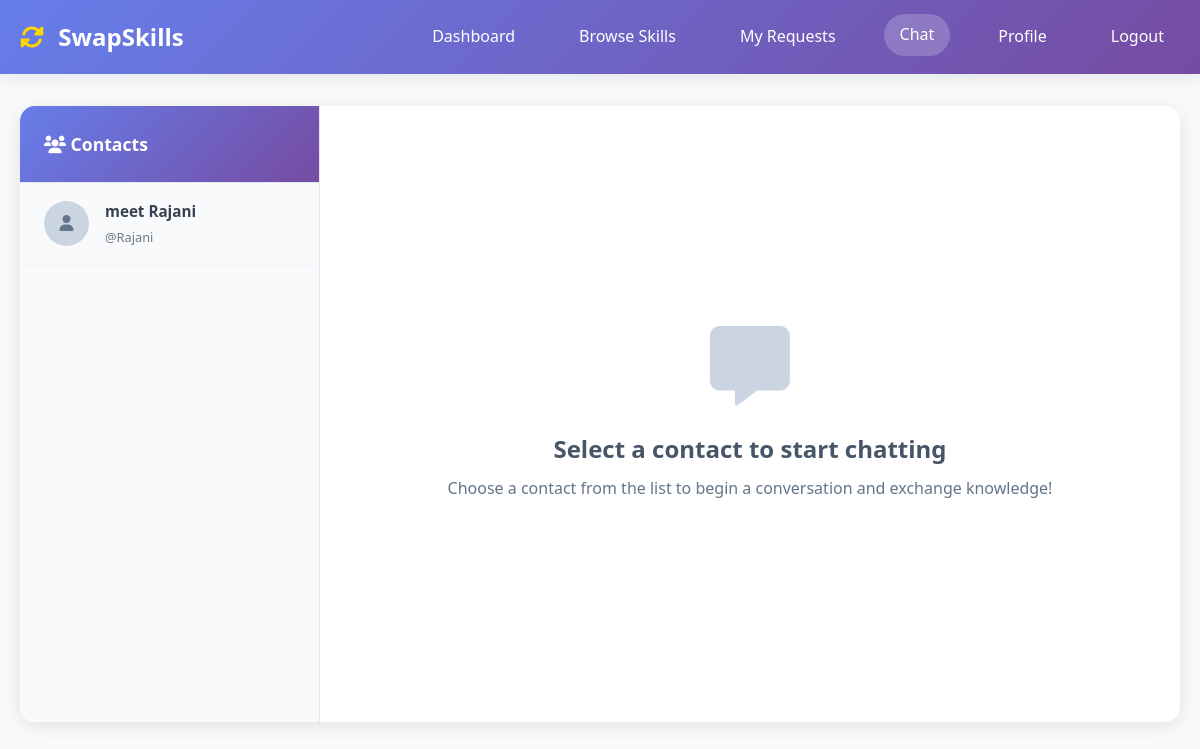
Before: /chat.php (signed in) with the older database file.
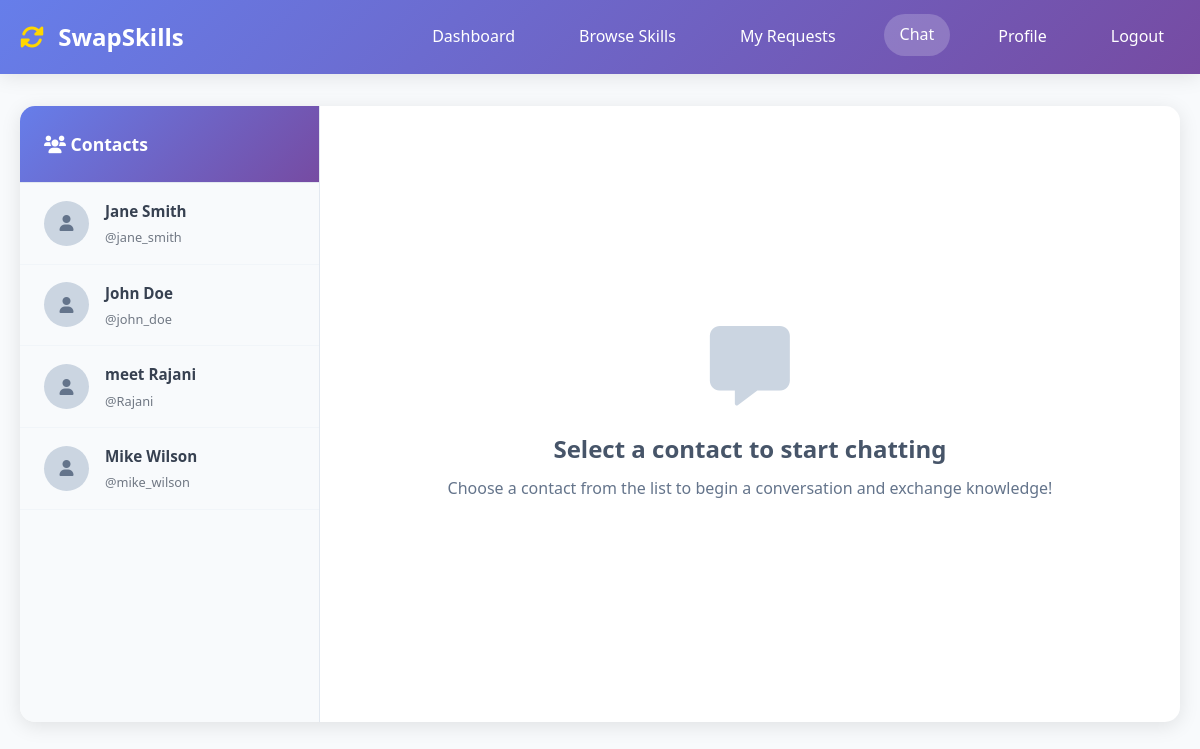
After: the same page with the newer database file.
### tables this page shows
CREATE TABLE `users` (
  `id` int(11) NOT NULL,
  `username` varchar(50) NOT NULL,
  `email` varchar(100) NOT NULL,
  `password` varchar(255) NOT NULL,
  `first_name` varchar(50) DEFAULT NULL,
  `last_name` varchar(50) DEFAULT NULL,
  `profile_image` varchar(255) DEFAULT NULL,
  `location` varchar(100) DEFAULT NULL,
  `availability` text DEFAULT NULL,
  `bio` text DEFAULT NULL,
  `is_public` tinyint(1) DEFAULT 1,
  `is_admin` tinyint(1) DEFAULT 0,
  `is_banned` tinyint(1) DEFAULT 0,
  `last_login` timestamp NULL DEFAULT NULL,
  `created_at` timestamp NOT NULL DEFAULT current_timestamp(),
  `updated_at` timestamp NOT NULL DEFAULT current_timestamp() ON UPDATE current_timestamp()
);

### chat.php (the view, shortened to what the changed rows need)
<?php
$user = getCurrentUser();
$pdo = getDBConnection();
$pdo->exec("
    CREATE TABLE IF NOT EXISTS messages (
        id INT AUTO_INCREMENT PRIMARY KEY,
        sender_id VARCHAR(50) NOT NULL,
        receiver_id VARCHAR(50) NOT NULL,
        message_text TEXT NOT NULL,
        created_at TIMESTAMP DEFAULT CURRENT_TIMESTAMP,
        FOREIGN KEY (sender_id) REFERENCES users(id) ON DELETE CASCADE,
        FOREIGN KEY (receiver_id) REFERENCES users(id) ON DELETE CASCADE
    )
");
$stmt = $pdo->prepare("SELECT id, username, first_name, last_name, profile_image FROM users WHERE id != ? ORDER BY first_name");
$stmt->execute([$user['id']]);
$users = $stmt->fetchAll(PDO::FETCH_ASSOC);
$chat_with = $_GET['chat_with'] ?? null;
$messages = [];
$chat_user = null;
?>
<!DOCTYPE html>
<html lang="en">
<head>
    <link rel="stylesheet" href="css/style.css">
    <link href="https://cdnjs.cloudflare.com/ajax/libs/font-awesome/6.0.0/css/all.min.css" rel="stylesheet">
</head>
<body>
    <nav class="navbar">
        <div class="nav-container">
            <div class="nav-logo">
                <h2><i class="fa-solid fa-rotate"></i> SwapSkills</h2>
            </div>
        </div>
    </nav>
    <div class="chat-container">
        <div class="chat-layout">
            <div class="contacts-sidebar">
                <div class="contacts-list">
                    <?php foreach ($users as $contact): ?>
                        <a href="chat.php?chat_with=<?= $contact['id'] ?>"
                          class="contact-item <?= ($chat_with == $contact['id']) ? 'active' : '' ?>">
                            <div class="contact-avatar">
                                <?php if ($contact['profile_image']): ?>
                                    <img src="<?= htmlspecialchars($contact['profile_image']) ?>"
                                        alt="<?= htmlspecialchars($contact['first_name']) ?>">
                                <?php else: ?>
                                    <i class="fas fa-user"></i>
                                <?php endif; ?>
                            </div>
                            <div class="contact-info">
                                <h4><?= htmlspecialchars($contact['first_name'] . ' ' . $contact['last_name']) ?></h4>
                                <p>@<?= htmlspecialchars($contact['username']) ?></p>
                            </div>
                        </a>
                    <?php endforeach; ?>
                </div>
            </div>
            <div class="chat-area">
                <?php if ($chat_with && $chat_user): ?>
                    <div class="chat-header">
                        <div class="chat-user-info">
                            <div class="chat-avatar">
                                <?php if ($chat_user['profile_image']): ?>
                                    <img src="<?= htmlspecialchars($chat_user['profile_image']) ?>"
                                        alt="<?= htmlspecialchars($chat_user['first_name']) ?>">
                                <?php else: ?>
                                    <i class="fas fa-user"></i>
                                <?php endif; ?>
                            </div>
                            <div class="chat-user-details">
                                <h3><?= htmlspecialchars($chat_user['first_name'] . ' ' . $chat_user['last_name']) ?></h3>
                                <p>@<?= htmlspecialchars($chat_user['username']) ?></p>
                            </div>
                        </div>
                    </div>
                    <div id="chat-messages" class="chat-messages">
                        <?php
                        $date_shown = '';
                        foreach ($messages as $message):
                            $message_date = date('Y-m-d', strtotime($message['created_at']));
                            $is_current_user = $message['sender_id'] == $user['id'];
                            if ($date_shown != $message_date):
                                $date_shown = $message_date;
                                $formatted_date = date('F j, Y', strtotime($message_date));
                        ?>
                            <div class="date-separator">
                                <span><?= $formatted_date ?></span>
                            </div>
                        <?php endif; ?>
                        <div class="message-wrapper <?= $is_current_user ? 'sent' : 'received' ?>" data-message-id="<?= $message['id'] ?>">
                            <?php if (!$is_current_user): ?>
                                <div class="message-avatar">
                                    <?php if ($message['profile_image']): ?>
                                        <img src="<?= htmlspecialchars($message['profile_image']) ?>"
                                            alt="<?= htmlspecialchars($message['first_name']) ?>">
                                    <?php else: ?>
                                        <i class="fas fa-user"></i>
                                    <?php endif; ?>
                                </div>
                            <?php endif; ?>
                            <div class="message-content">
                                <div class="message-bubble">
                                    <?= nl2br(htmlspecialchars($message['message_text'])) ?>
                                </div>
                                <div class="message-time">
                                    <?= date('g:i A', strtotime($message['created_at'])) ?>
                                </div>
                            </div>
                        </div>
                        <?php endforeach; ?>
                        <?php if (count($messages) == 0): ?>
                            <div class="empty-chat">
                                <i class="fas fa-comments"></i>
                                <h3>No messages yet</h3>
                                <p>Send a message to start the conversation with <?= htmlspecialchars($chat_user['first_name']) ?></p>
                            </div>
                        <?php endif; ?>
                    </div>
                    <div class="message-input-area">
                        <form method="POST" class="message-form">
                            <input type="hidden" name="csrf_token" value="<?= generateCSRFToken() ?>">
                            <input type="hidden" name="receiver_id" value="<?= $chat_with ?>">
                            <div class="input-group">
                                <textarea name="message_text" placeholder="Type your message..." required rows="1"></textarea>
                                <button type="submit" class="send-button">
                                    <i class="fas fa-paper-plane"></i>
                                </button>
                            </div>
                        </form>
                    </div>
                <?php else: ?>
                    <div class="no-chat-selected">
                        <h2>Select a contact to start chatting</h2>
                    </div>
                <?php endif; ?>
            </div>
        </div>
    </div>
</body>
</html>

Changed rows visible on the page:
added users: first_name+last_name "Jane Smith", username "jane_smith"
added users: first_name+last_name "John Doe", username "john_doe"
added users: first_name+last_name "Mike Wilson", username "mike_wilson"
